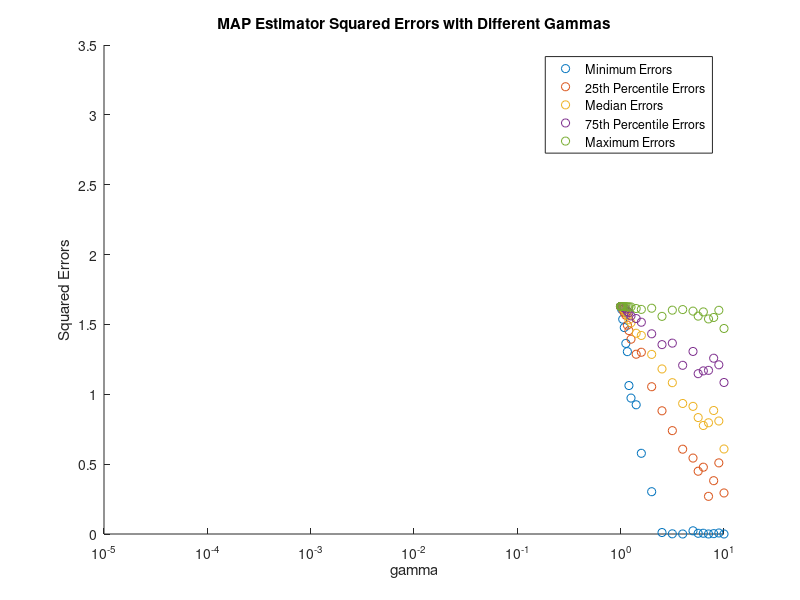

MATLAB code for this plot:
%Question 3

%Defining sigma squared
sigma2 = 1;
%Defining w
w = transpose([1,-0.15,-0.4825,0.144375]);
%Defining gamma squared
gamma2 = [0.00001,0.0001,0.005,0.01,0.02,0.035,0.05,0.065,0.08,0.1,0.15,0.2,0.3,0.4,0.5,0.6,0.7,0.75,0.8,0.85,0.9,0.95,1,1.1,1.2,1.3,1.4,1.5];
%Reserve space
errorsq = zeros(28,100);
for g = 1:28
    for i = 1:100
        %Generating the errors
        v = normrnd(0,1,10,1);
        %Generating x (between 1 and -1 from a uniform distribution)
        x = 2*rand(10,1)-1;
        %Finding the realizations of y's
        y = w(1)*x.^3+w(2)*x.^2+w(3)*x+w(4)+v;
        %Defining a matrix for x (including powers)
        x3 = x.^3;
        x2 = x.^2;
        x1 = x.^1;
        x0 = x.^0;
        xall = [x3,x2,x1,x0];
        %Finding the predicted w (using the math above)
        wpred = inv(sigma2/gamma2(g)*eye(4)+transpose(xall)*xall)*transpose(xall)*y;
        %Finding the ML estimates
        %wml = inv(transpose(xall)*xall)*transpose(xall)*y;
        %Calculating error squared
        errorsq(g,i) = (transpose(w)*w-transpose(wpred)*wpred)^2;
        %Calculating ML error squared
        %errorsqml(g,i) = (transpose(w)*w-transpose(wml)*wml)^2;
        %Clearing x, y, v and wpred for the next loop
        clear v x y wpred xall x0 x1 x2 x3;
    end
end
%Finding minimum, 25th percentile, median, 75th percentile and maximum
%squared errors
sorted = sort(errorsq,2);
errmin = sorted(:,1);
err25 = sorted(:,25);
errmed = sorted(:,50);
err75 = sorted(:,75);
errmax = sorted(:,100);
%{
sortedml = sort(errorsqml,2);
errminml = sortedml(:,1);
err25ml = sortedml(:,25);
errmedml = sortedml(:,50);
err75ml = sortedml(:,75);
errmaxml = sortedml(:,100);
%}
disp('The minimum errors are:')
disp(errmin)
disp('The 25th percentile errors are:')
disp(err25)
disp('The median errors are:')
disp(errmed)
disp('The 75th percentile errors are:')
disp(err75)
disp('The maximum errors are:')
disp(errmax)
%{
disp('The minimum ML errors are:')
disp(errminml)
disp('The 25th percentile ML errors are:')
disp(err25ml)
disp('The median ML errors are:')
disp(errmedml)
disp('The 75th percentile ML errors are:')
disp(err75ml)
disp('The maximum ML errors are:')
disp(errmaxml)
%}

scatter(gamma2,errmin,'ob'), hold on,
set(gca,'xscale','log')
scatter(gamma2,err25,'oc'), hold on,
set(gca,'xscale','log')
scatter(gamma2,errmed,'om'), hold on,
set(gca,'xscale','log')
scatter(gamma2,err75,'or'), hold on,
set(gca,'xscale','log')
scatter(gamma2,errmax,'ok'), hold on,
set(gca,'xscale','log')
legend('Minimum Errors','25th Percentile Errors','Median Errors','75th Percentile Errors','Maximum Errors'), 
title('MAP Estimator Squared Errors with Different Gammas'),
xlabel('gamma'), ylabel('Squared Errors')

%Save graph
saveas(gcf,'Q3.png')

